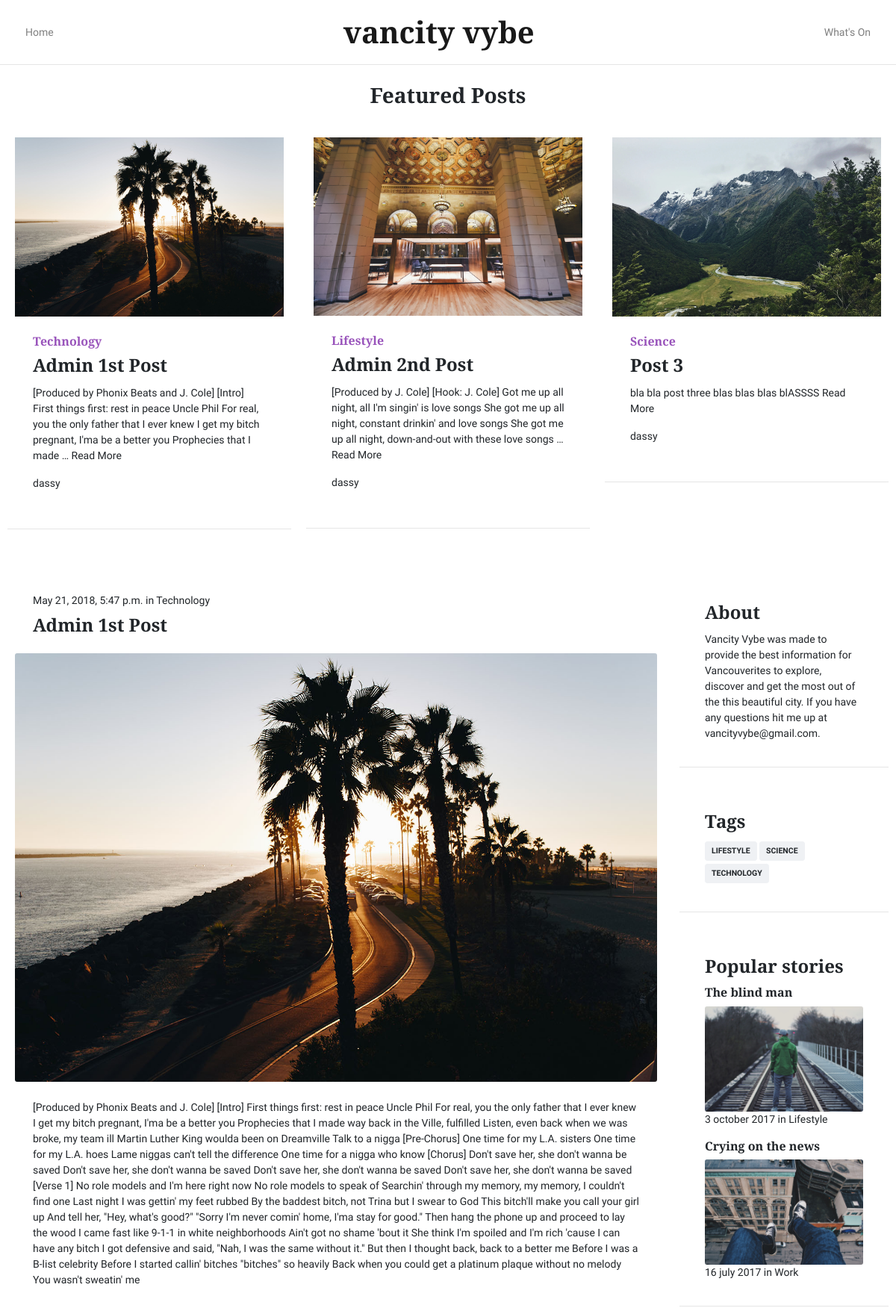
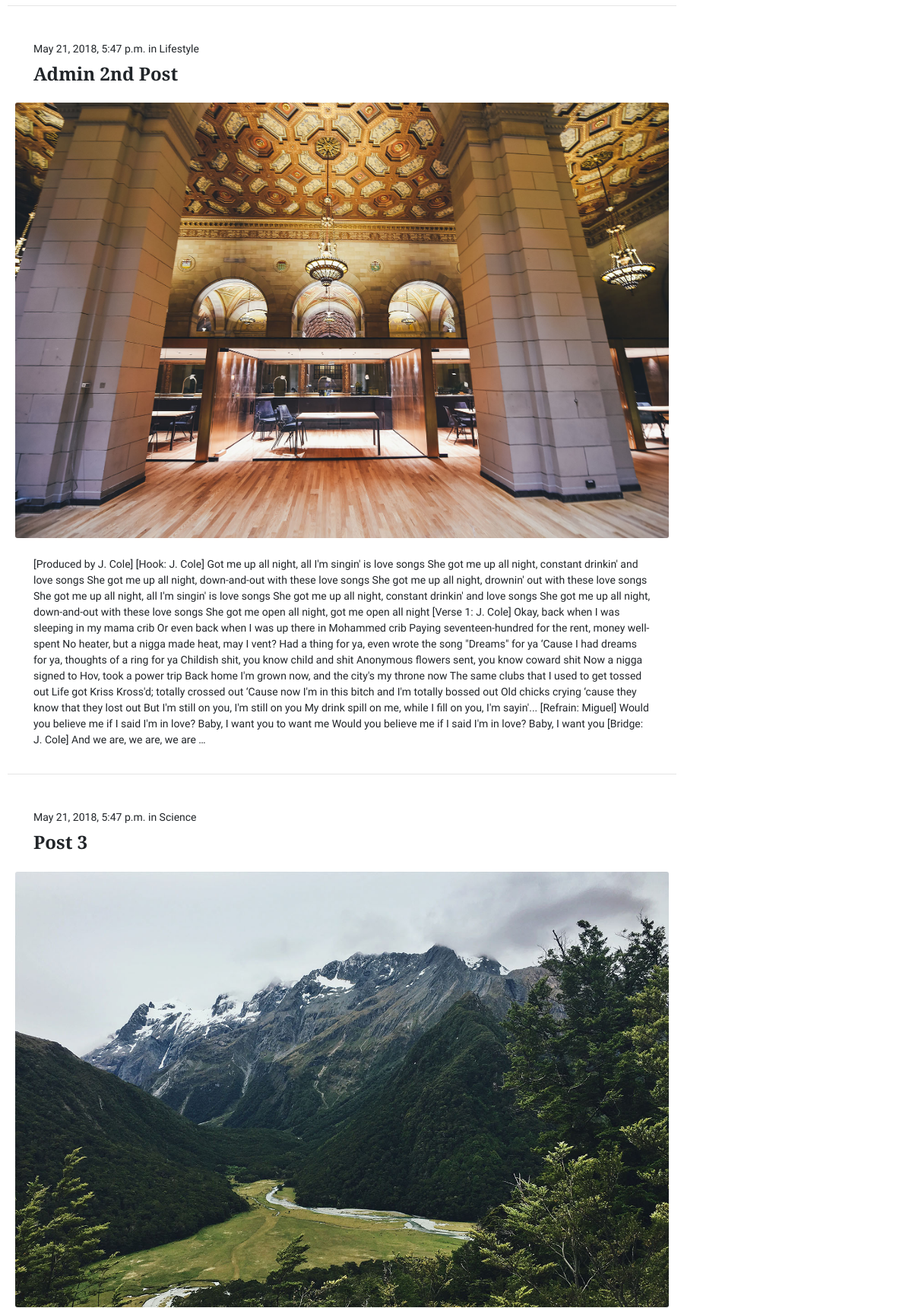
The page / (upper part) on the database its author committed (2 pictures, top to bottom).
### blog/models.py (models this page shows, shortened)
class Post(models.Model):
    title = models.CharField(max_length=200)
    author = models.ForeignKey('auth.User',on_delete = models.CASCADE,)
    body = models.TextField()
    tag = models.CharField(max_length=100, null=True)
    image = models.ImageField(upload_to='images/', null=True)
    pub_date = models.DateTimeField()

### blog/views.py (the view)
# urls.py: path('', views.allposts, name='posts'),
def allposts(request):
    posts = Post.objects
    tags_dict = Post.objects.order_by('tag').values('tag').distinct()
    tags=[]
    for dict in tags_dict:
        for k,v in dict.items():
            tags.append(v)
    featured = Post.objects.order_by('pub_date')[:3]
    return render(request, 'blogs.html', {'posts':posts, 'tags':tags, 'featured':featured})

### templates/blogs.html (shortened to what this page needs)
{% extends 'base.html' %}
{% load staticfiles %}
{% block content %}
<link href="{% static url %}css/milo.css" rel="stylesheet">
<main class="main pt-4" role="main">
  <div class="container">
      <div class="section">
        {% if posts.all|length >= 2 %}
          <h3 class="title text-center">Featured Posts</h3>
          <br />
          <div class="row">
            {% for post in featured.all %}
              <div class="col-md-4">
                  <div class="card card-plain card-blog">
                      <div class="card-image">
                          <a href="#pablo">
                              <img class="img rounded img-raised img-fluid"  src="{{ post.image.url }}" height=250 width=100% />
                          </a>
                      </div>
                      <div class="card-body">
                          <h6 class="category text-info">{{ post.tag }}</h6>
                          <h4 class="card-title">
                               <a href="#">{{ post.title }}</a>
                          </h4>
                          <p class="card-description">
                              {{ post.body|truncatewords:40 }}
                              <a href="{% url "post_detail" post.id %}"> Read More </a>
                              <div class="author">
                                  <span>{{ post.author }}</span>
                              </div>
                          </p>
                      </div>
                  </div>
              </div>
              {% endfor %}
              {% endif %}
          </div>
        <br />
        <br />
        <br />
        <div class="row">
          <div class="col-md-9">
            {% for post in posts.all %}
            <article class="card mb-4">
              <header class="card-header">
                <div class="card-meta">
                  <a href="#"><time class="timeago">{{ post.pub_date }}</time></a> in <a href="#">{{ post.tag }}</a>
                </div>
                <a href="post-image.html">
                  <h4 class="card-title">{{ post.title }}</h4>
                </a>
              </header>
              <a href="post-image.html">
                <img class="card-img" src="{{ post.image.url }}"  alt="" />
              </a>
              <div class="card-body">
                <p class="card-text">{{ post.body|truncatewords:300 }} </p>
              </div>
            </article>
            {% endfor %}
            </div>
            <div class="col-md-3 ml-auto">
              <aside class="sidebar">
                <div class="card mb-4">
                  <div class="card-body">
                    <h4 class="card-title">About</h4>
                    <p class="card-text"> Vancity Vybe was made to provide the best information for Vancouverites to explore, discover and get the most out of the this beautiful city. If you have any questions hit me up at vancityvybe@gmail.com.  </p>
                  </div>
                </div>
              </aside>
              <aside class="sidebar sidebar-sticky">
                <div class="card mb-4">
                  <div class="card-body">
                    <h4 class="card-title">Tags</h4>
                    {% for tag in tags %}
                    <a class="btn btn-light btn-sm mb-1" href="#">{{ tag }}</a>
                    {% endfor %}
                  </div>
                </div>
                <div class="card mb-4">
                  <div class="card-body">
                    <h4 class="card-title">Popular stories</h4>
                    <a href="post-image.html" class="d-inline-block">
                      <h4 class="h6">The blind man</h4>
                      <img class="card-img" src="img/2.jpg" alt="" />
                    </a>
                    <time class="timeago" datetime="2017-10-03 20:00">3 october 2017</time> in Lifestyle
                    <a href="post-image.html" class="d-inline-block mt-3">
                      <h4 class="h6">Crying on the news</h4>
                      <img class="card-img" src="img/3.jpg" alt="" />
                    </a>
                    <time class="timeago" datetime="2017-07-16 20:00">16 july 2017</time> in Work
                  </div>
                </div>
              </aside>
            </div>
          </div>
        </div>
{% endblock content %}

### templates/base.html (shortened to what this page needs)
{% load staticfiles %}
<!DOCTYPE html>
<html lang="en">
<head>
  <link href="{% static url %}css/milo.css" rel="stylesheet">
</head>
<body>
  <header role="banner">
    <nav class="navbar navbar-expand-md navbar-light bg-white absolute-top">
      <div class="container">
        <div class="collapse navbar-collapse order-3 order-md-2" id="navbar">
          <ul class="navbar-nav mr-auto">
            <ul class="navbar-nav ml-auto">
              <li class="nav-item">
                <a class="nav-link" href="{% url 'posts' %}">Home</a>
              </li>
            </ul>
        </div>
        <a class="navbar-brand mx-auto order-1 order-md-3" href="index.html">Vancity Vybe</a>
        <div class="collapse navbar-collapse order-4 order-md-4" id="navbar">
          <ul class="navbar-nav ml-auto">
            <li class="nav-item">
              <a class="nav-link" href="{% url 'movies' %}">What's On</a>
            </li>
          </ul>
        </div>
      </div>
    </nav>
  </header>
<link rel="stylesheet" href="https://stackpath.bootstrapcdn.com/bootstrap/4.1.0/css/bootstrap.min.css">
      {% block content %}
      {% endblock content %}
    </main>
  </body>
</html>
<html>

### rows shown on the page
Post: image (picture), tag "Technology", title "Admin 1st Post", body "[Produced by Phonix Beats and J. Cole] [Intro] First things first: rest in peace Uncle Phil For real, you the only father that I ever knew I get my bitch pregnant, I'ma be a better you Prophecies that I made …", author "dassy", pub_date "May 21, 2018, 5:47 p.m.", body "[Produced by Phonix Beats and J. Cole] [Intro] First things first: rest in peace Uncle Phil For real, you the only father that I ever knew I get my bitch pregnant, I'ma be a better you Prophecies that I made way back in the Ville, fulfilled Listen, even back when we was broke, my team ill Martin Luther King woulda been on Dreamville Talk to a nigga [Pre-Chorus] One time for my L.A. sisters One time for my L.A. hoes Lame niggas can't tell the difference One time for a nigga who know [Chorus] Don't save her, she don't wanna be saved Don't save her, she don't wanna be saved Don't save her, she don't wanna be saved Don't save her, she don't wanna be saved [Verse 1] No role models and I'm here…"
Post: image (picture), tag "Lifestyle", title "Admin 2nd Post", body "[Produced by J. Cole] [Hook: J. Cole] Got me up all night, all I'm singin' is love songs She got me up all night, constant drinkin' and love songs She got me up all night, down-and-out with these love songs …", author "dassy", pub_date "May 21, 2018, 5:47 p.m.", body "[Produced by J. Cole] [Hook: J. Cole] Got me up all night, all I'm singin' is love songs She got me up all night, constant drinkin' and love songs She got me up all night, down-and-out with these love songs She got me up all night, drownin' out with these love songs She got me up all night, all I'm singin' is love songs She got me up all night, constant drinkin' and love songs She got me up all night, down-and-out with these love songs She got me open all night, got me open all night [Verse 1: J. Cole] Okay, back when I was sleeping in my mama crib Or even back when I was up there in Mohammed crib Paying seventeen-hundred for the rent, money well-spent No heater, but a nigga made heat, may…"
Post: image (picture), tag "Science", title "Post 3", body "bla bla post three blas blas blas blASSSS", author "dassy", pub_date "May 21, 2018, 5:47 p.m."

### other values the page prints
{{ tag }} "LIFESTYLE" "SCIENCE" "TECHNOLOGY"
